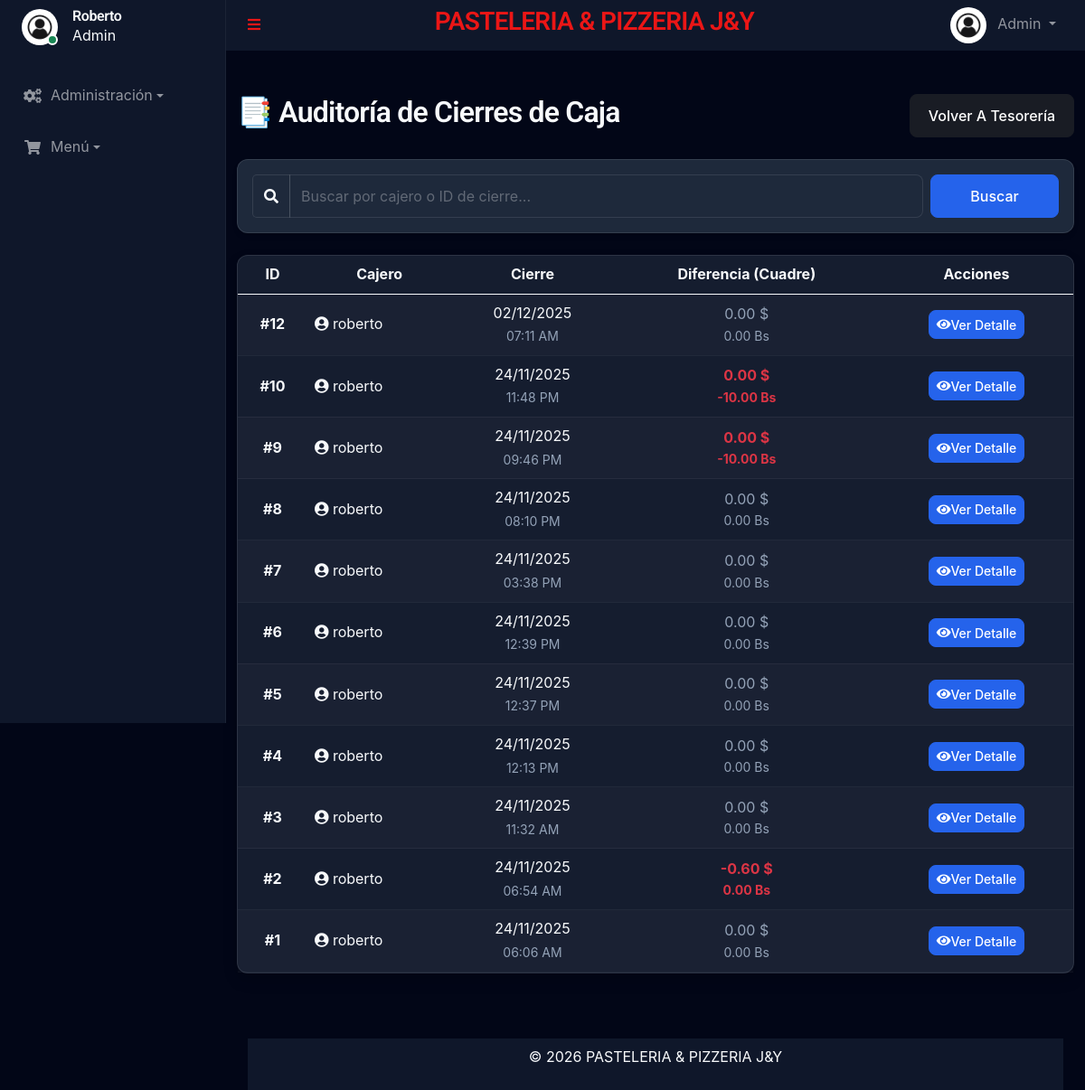
Page /admin/reportes_caja.php (signed in) on the earlier database version.
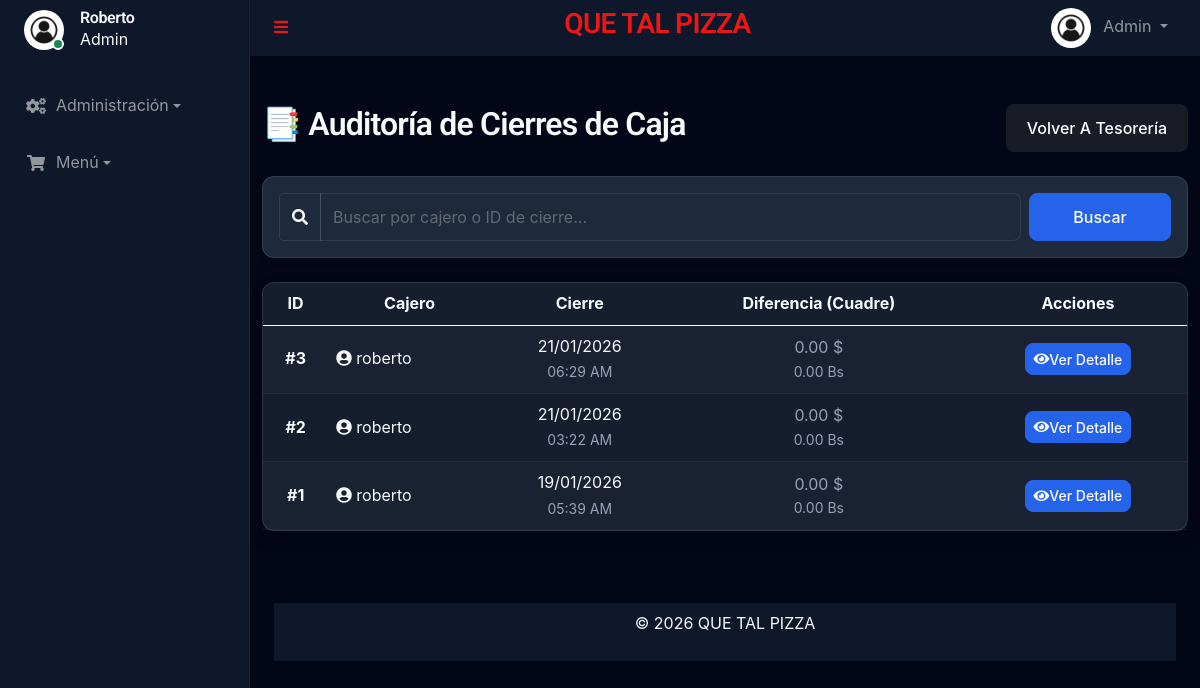
Same page on the later database version.
### tables this page shows
CREATE TABLE `cash_sessions` (
  `id` int(11) NOT NULL,
  `user_id` int(11) NOT NULL,
  `opening_balance_usd` decimal(10,2) DEFAULT 0.00,
  `opening_balance_ves` decimal(10,2) DEFAULT 0.00,
  `closing_balance_usd` decimal(10,2) DEFAULT 0.00,
  `closing_balance_ves` decimal(10,2) DEFAULT 0.00,
  `calculated_usd` decimal(10,2) DEFAULT 0.00,
  `calculated_ves` decimal(10,2) DEFAULT 0.00,
  `status` enum('open','closed') DEFAULT 'open',
  `opened_at` timestamp NULL DEFAULT current_timestamp(),
  `closed_at` timestamp NULL DEFAULT NULL
);

CREATE TABLE `users` (
  `id` int(11) NOT NULL,
  `name` varchar(100) NOT NULL,
  `email` varchar(150) NOT NULL,
  `password` varchar(255) NOT NULL,
  `phone` varchar(20) NOT NULL,
  `document_id` varchar(50) NOT NULL,
  `address` text NOT NULL,
  `role` enum('admin','user') NOT NULL DEFAULT 'user',
  `profile_pic` varchar(255) DEFAULT 'default.jpg',
  `balance` decimal(10,2) DEFAULT 0.00,
  `salary_amount` decimal(20,6) NOT NULL DEFAULT 0.000000,
  `salary_frequency` enum('weekly','biweekly','monthly') NOT NULL DEFAULT 'monthly',
  `job_role` enum('manager','kitchen','cashier','delivery','other') NOT NULL DEFAULT 'other',
  `reset_token` varchar(255) DEFAULT NULL,
  `token_expiry` datetime DEFAULT NULL,
  `created_at` timestamp NULL DEFAULT current_timestamp(),
  `updated_at` timestamp NULL DEFAULT current_timestamp() ON UPDATE current_timestamp()
);

### templates/autoload.php (called while the page is built, shortened)
<?php
require_once __DIR__ . '/../funciones/UserManager.php';
require_once __DIR__ . '/../funciones/CashRegisterManager.php';
$cashRegisterManager = new CashRegisterManager($db);

### funciones/CashRegisterManager.php (called while the page is built, shortened)
<?php
class CashRegisterManager
{
    private $db;
    public function __construct($db)
    {
        $this->db = $db;
    }
    public function searchSessions($query = '')
    {
        $sql = "SELECT cs.*, u.name as cashier_name,
                (cs.closing_balance_usd - cs.calculated_usd) as diff_usd,
                (cs.closing_balance_ves - cs.calculated_ves) as diff_ves
                FROM cash_sessions cs
                JOIN users u ON cs.user_id = u.id
                WHERE cs.status = 'closed'";
        $params = [];
        $sql .= " ORDER BY cs.closed_at DESC LIMIT 50";
        $stmt = $this->db->prepare($sql);
        $stmt->execute($params);
        return $stmt->fetchAll(PDO::FETCH_ASSOC);
    }
}
?>

### admin/reportes_caja.php (the view, shortened to what the rows shown need)
<?php
require_once '../templates/autoload.php';
require_once '../templates/header.php';
$search = $_GET['search'] ?? '';
$sessions = $cashRegisterManager->searchSessions($search);
?>
<div class="container mt-5 mb-5">
    <div class="d-flex justify-content-between align-items-center mb-4">
        <h2>📑 Auditoría de Cierres de Caja</h2>
    </div>
    <div class="card shadow">
        <div class="card-body p-0">
            <div class="table-responsive">
                <table class="table table-striped table-hover mb-0 align-middle text-center">
                    <thead class="table-dark">
                        <tr>
                            <th>ID</th>
                            <th>Cajero</th>
                            <th>Cierre</th>
                            <th class="bg-secondary">Diferencia (Cuadre)</th>
                            <th>Acciones</th>
                        </tr>
                    </thead>
                    <tbody>
                        <?php if (!empty($sessions)): ?>
                            <?php foreach ($sessions as $s):
                                $diffColor = 'text-muted';
                                if ($s['diff_usd'] < -0.5 || $s['diff_ves'] < -1)
                                    $diffColor = 'text-danger fw-bold';
                                elseif ($s['diff_usd'] > 0.5 || $s['diff_ves'] > 1)
                                    $diffColor = 'text-success fw-bold';
                                ?>
                                <tr>
                                    <td class="fw-bold">#<?= $s['id'] ?></td>
                                    <td class="text-start">
                                        <i class="fa fa-user-circle"></i> <?= htmlspecialchars($s['cashier_name']) ?>
                                    </td>
                                    <td>
                                        <?= date('d/m/Y', strtotime($s['closed_at'])) ?><br>
                                        <small class="text-muted"><?= date('h:i A', strtotime($s['closed_at'])) ?></small>
                                    </td>
                                    <td>
                                        <div class="<?= $diffColor ?>">
                                            <?= ($s['diff_usd'] > 0 ? '+' : '') . number_format($s['diff_usd'], 2) ?> $
                                        </div>
                                        <div class="<?= $diffColor ?> small">
                                            <?= ($s['diff_ves'] > 0 ? '+' : '') . number_format($s['diff_ves'], 2) ?> Bs
                                        </div>
                                    </td>
                                    <td>
                                        <a href="ver_cierre.php?id=<?= $s['id'] ?>" class="btn btn-sm btn-primary"
                                            title="Ver Desglose Completo">
                                            <i class="fa fa-eye"></i> Ver Detalle
                                        </a>
                                    </td>
                                </tr>
                            <?php endforeach; ?>
                        <?php else: ?>
                            <tr>
                                <td colspan="5" class="p-5 text-muted">No hay cierres de caja registrados aún.</td>
                            </tr>
                        <?php endif; ?>
                    </tbody>
                </table>
            </div>
        </div>
    </div>
</div>
<?php require_once '../templates/footer.php'; ?>

Differences in the rows shown:
removed cash_sessions: id "12", user.name "roberto", closed_at "02/12/2025", closed_at "07:11 AM", diff_usd "0.00", diff_ves "0.00"
removed cash_sessions: id "10", user.name "roberto", closed_at "24/11/2025", closed_at "11:48 PM", diff_usd "0.00", diff_ves "-10.00"
removed cash_sessions: id "9", user.name "roberto", closed_at "24/11/2025", closed_at "09:46 PM", diff_usd "0.00", diff_ves "-10.00"
removed cash_sessions: id "8", user.name "roberto", closed_at "24/11/2025", closed_at "08:10 PM", diff_usd "0.00", diff_ves "0.00"
removed cash_sessions: id "7", user.name "roberto", closed_at "24/11/2025", closed_at "03:38 PM", diff_usd "0.00", diff_ves "0.00"
removed cash_sessions: id "6", user.name "roberto", closed_at "24/11/2025", closed_at "12:39 PM", diff_usd "0.00", diff_ves "0.00"
removed cash_sessions: id "5", user.name "roberto", closed_at "24/11/2025", closed_at "12:37 PM", diff_usd "0.00", diff_ves "0.00"
removed cash_sessions: id "4", user.name "roberto", closed_at "24/11/2025", closed_at "12:13 PM", diff_usd "0.00", diff_ves "0.00"
changed cash_sessions id 3: closed_at "24/11/2025" → "21/01/2026"; closed_at "11:32 AM" → "06:29 AM"
changed cash_sessions id 2: closed_at "24/11/2025" → "21/01/2026"; closed_at "06:54 AM" → "03:22 AM"; diff_usd "-0.60" → "0.00"
changed cash_sessions id 1: closed_at "24/11/2025" → "19/01/2026"; closed_at "06:06 AM" → "05:39 AM"
Other differences:
$GLOBALS['site_name']: "PASTELERIA & PIZZERIA J&Y" → "QUE TAL PIZZA"
$config->get('site_name'): "PASTELERIA & PIZZERIA J&Y" → "QUE TAL PIZZA"
